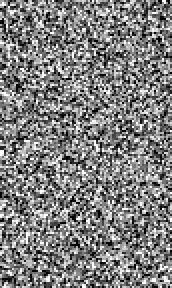
%> input picture left-1.tiff, 86 x 144 px, shrunk from 240 x 400 before the run (shown 2 times larger)
$ octave --eval "result = hw13;"   (GNU Octave 9; MATLAB toolbox functions it lacks are replaced by stand-ins)
%> lines starting %> are read from the running program, lines starting %| are printed output that depends on the picture
function [q] = hw13()
% usage:
%  q = hw13()
% where q is the number of questions answered
%
%  assumes all required files for hw13 exist in the same directory as the
%  script

format compact
close all
q = 2;

% A


% Load images
left1 = imread('left-1.tiff');
%> left1 is the input picture: size 144x86 uint8; min 0, max 255, mean 127.5
right1 = imread('right-1.tiff');
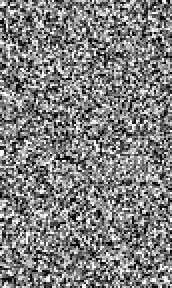
%> input picture right-1.tiff, 86 x 144 px, shrunk from 240 x 400 before the run (shown 2 times larger)
%> right1 is the input picture: size 144x86 uint8; min 0, max 255, mean 127.3
left2 = imread('left-2.tiff');
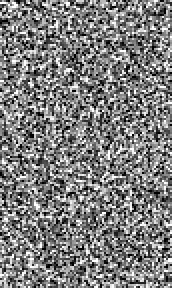
%> input picture left-2.tiff, 86 x 144 px, shrunk from 240 x 400 before the run (shown 2 times larger)
%> left2 is the input picture: size 144x86 uint8; min 0, max 255, mean 125.8
right2 = imread('right-2.tiff');
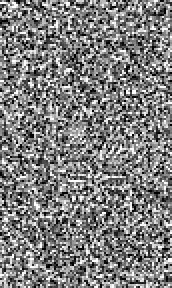
%> input picture right-2.tiff, 86 x 144 px, shrunk from 240 x 400 before the run (shown 2 times larger)
%> right2 is the input picture: size 144x86 uint8; min 0, max 255, mean 126.3

function disparity_map = compute_disparity(left_img, right_img, D, C)
    [rows, cols] = size(left_img);
    margin = D + C;
    disparity_map = zeros(rows, cols);
    for y = 1:rows
        for x = (1+margin):(cols-margin)
            best_match = 0;
            best_disparity = 0;
            left_vector = double(left_img(y, (x-C):(x+C)));
            if sum(left_vector) > 0
                left_vector = left_vector / norm(left_vector);
            end

            for d = -D:D
                right_x = x + d;
                % if right_x - C < 1 || right_x + C > cols
                %     continue;
                % end
                right_vector = double(right_img(y, (right_x-C):(right_x+C)));
                if sum(right_vector) > 0
                    right_vector = right_vector / norm(right_vector);
                end
                dot_product = sum(left_vector .* right_vector);
                if dot_product > best_match
                    best_match = dot_product;
                    best_disparity = abs(d);
                end
            end
            disparity_map(y,x) = best_disparity;
        end
    end
end

if false

disparity_map1 = compute_disparity(left1, right1, 15, 10);
disparity_map2 = compute_disparity(left2, right2, 15, 10);

figure;
subplot(1, 2, 1); imagesc(disparity_map1); colormap gray; title('Disparity Map 1');
subplot(1, 2, 2); imagesc(disparity_map2); colormap gray; title('Disparity Map 2');
saveas(gcf, 'a1.png');

end

function avg_disparity = compute_average_largest_disparities(disparity_map)
    sorted_disparities = sort(disparity_map(:), 'descend');
    top_10_percent = sorted_disparities(1:round(0.1*numel(sorted_disparities)));
    avg_disparity = mean(top_10_percent);
end

if false

avg_disparity1 = compute_average_largest_disparities(disparity_map1);
avg_disparity2 = compute_average_largest_disparities(disparity_map2);
disp(['Average disparity (set 1): ', num2str(avg_disparity1)]);
disp(['Average disparity (set 2): ', num2str(avg_disparity2)]);

b = 10;
f = 2;
pixel_size = 0.025;
z1 = (b * f) / (avg_disparity1 * pixel_size);
z2 = (b * f) / (avg_disparity2 * pixel_size);
% z1 = ((b - (avg_disparity1 * pixel_size)) * f) / (avg_disparity1 * pixel_size);
% z2 = ((b - (avg_disparity2 * pixel_size)) * f) / (avg_disparity2 * pixel_size);
disp(['Estimated distance (set 1): ', num2str(z1), ' cm']);
disp(['Estimated distance (set 2): ', num2str(z2), ' cm']);

end

% B

meters_per_mile = 1609.344
f = 2
b = double(8e7*meters_per_mile)
D = 6.2e-6
z_meters = (b*f) / (D)
z_miles = z_meters / meters_per_mile
lightyears_to_miles = 5.879e12
z_lightyears = z_miles / lightyears_to_miles

end


% [324 lines of commented-out code are left out]
